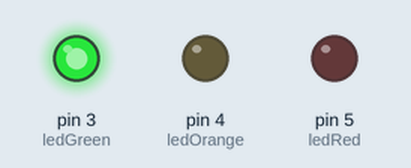
Simulated run of this sketch. Board: Arduino Uno, built with avr-gcc and run on an emulated ATmega328P. On the bench: output pins drawn as LEDs (lit = HIGH).

Above: at 5.0 s.
At 12.5 s:
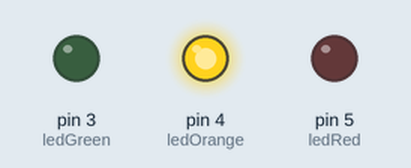
At 19.5 s:
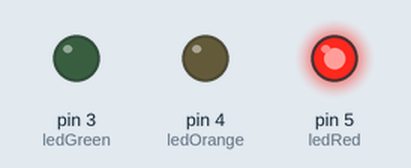
Timing chart, 0 to 31.2 s (numbered marks = the images above):
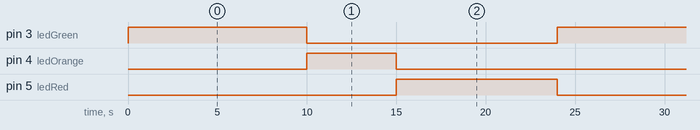

The sketch:

spectacular_leelo1.ino
```cpp
// C++ code
//
int ledGreen = 3;
int ledOrange = 4;
int ledRed = 5;
void setup()
{
  pinMode(ledGreen, OUTPUT);
  pinMode(ledOrange, OUTPUT);
  pinMode(ledRed, OUTPUT);
}

void loop()
{
  digitalWrite(ledGreen, HIGH);
  digitalWrite(ledOrange, LOW);
  digitalWrite(ledRed, LOW);
  delay(10000); // Wait for 1000 millisecond(s)

  digitalWrite(ledGreen, LOW);
  digitalWrite(ledOrange, HIGH);
  digitalWrite(ledRed, LOW);
  delay(5000);

  digitalWrite(ledGreen, LOW);
  digitalWrite(ledOrange, LOW);
  digitalWrite(ledRed, HIGH);
  delay(9000);

}
```

Measured:
- by itself, pin 3 (ledGreen): alternates HIGH for 10.0 s and LOW for 14.0 s
- by itself, pin 4 (ledOrange): alternates HIGH for 5.0 s and LOW for 19.0 s
- by itself, pin 5 (ledRed): alternates HIGH for 9.0 s and LOW for 15.0 s
